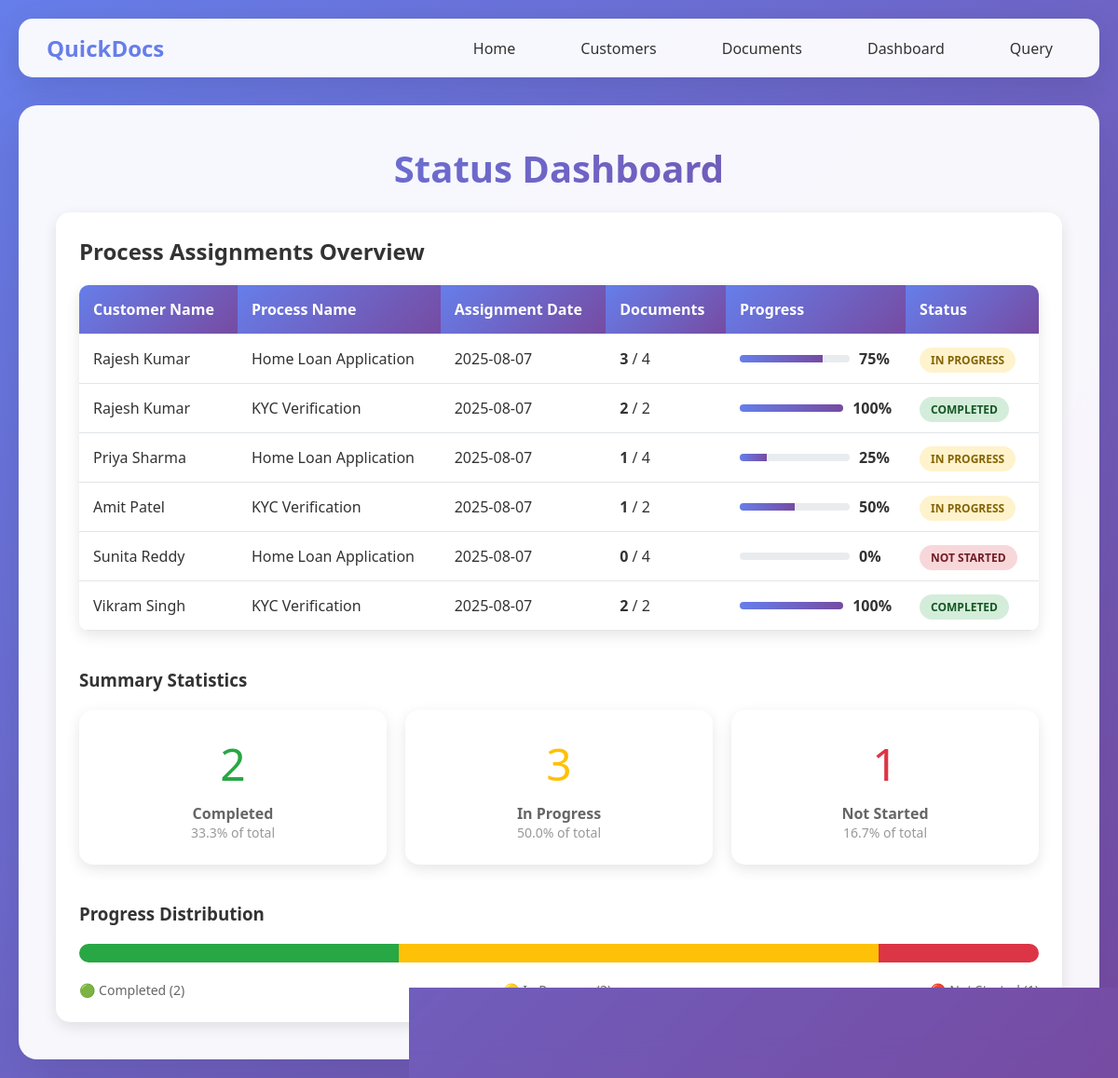
Page /dashboard on the earlier database version.
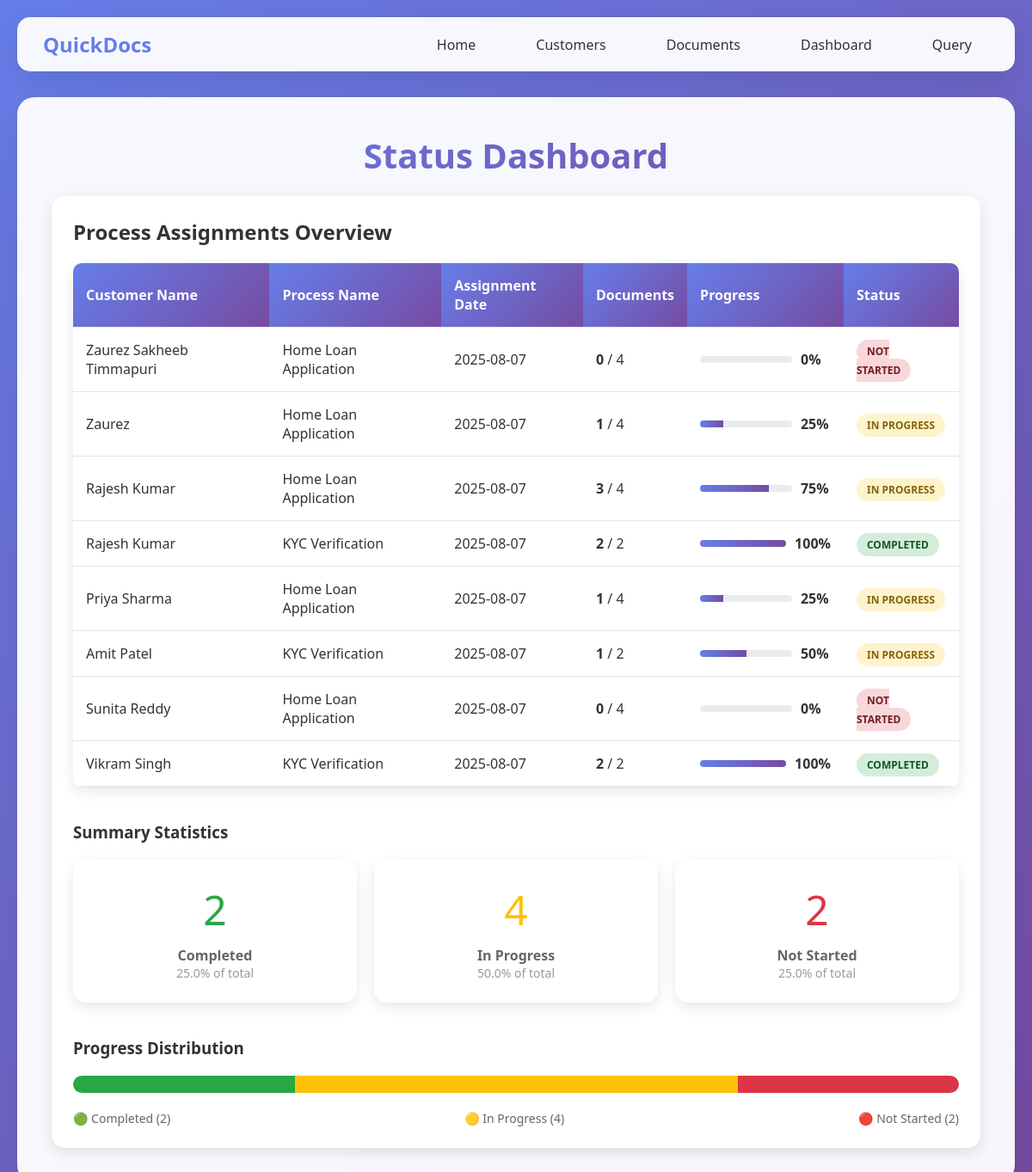
Same page on the later database version.
### tables this page shows
CREATE TABLE process_assignments (
    id INTEGER PRIMARY KEY AUTOINCREMENT,
    customer_id INTEGER NOT NULL,
    process_id INTEGER NOT NULL,
    assignment_date TIMESTAMP DEFAULT CURRENT_TIMESTAMP,
    status VARCHAR(20) DEFAULT 'pending' CHECK (status IN ('pending', 'completed')),
    completion_percentage INTEGER DEFAULT 0 CHECK (completion_percentage >= 0 AND completion_percentage <= 100),
    FOREIGN KEY (customer_id) REFERENCES customers(id) ON DELETE CASCADE,
    FOREIGN KEY (process_id) REFERENCES processes(id) ON DELETE CASCADE,
    UNIQUE(customer_id, process_id)
);

CREATE TABLE customers (
    id INTEGER PRIMARY KEY AUTOINCREMENT,
    name VARCHAR(100) NOT NULL,
    email VARCHAR(100) UNIQUE NOT NULL,
    phone VARCHAR(15) NOT NULL,
    registration_date TIMESTAMP DEFAULT CURRENT_TIMESTAMP
);

CREATE TABLE processes (
    id INTEGER PRIMARY KEY AUTOINCREMENT,
    name VARCHAR(100) NOT NULL UNIQUE,
    description TEXT,
    status VARCHAR(20) DEFAULT 'active' CHECK (status IN ('active', 'inactive')),
    created_at TIMESTAMP DEFAULT CURRENT_TIMESTAMP
);

### app.py (the view)
@app.route('/dashboard')
def dashboard():
    conn = get_db_connection()
    assignments = conn.execute('''
        SELECT
            pa.id,
            c.name as customer_name,
            p.name as process_name,
            pa.assignment_date,
            pa.status,
            pa.completion_percentage,
            (SELECT COUNT(*) FROM document_submissions ds
             WHERE ds.customer_id = pa.customer_id
             AND ds.process_id = pa.process_id
             AND ds.validation_status = 'approved') as documents_submitted,
            (SELECT COUNT(*) FROM process_document_requirements pdr
             WHERE pdr.process_id = pa.process_id
             AND pdr.is_required = 1) as documents_required
        FROM process_assignments pa
        JOIN customers c ON pa.customer_id = c.id
        JOIN processes p ON pa.process_id = p.id
        ORDER BY pa.assignment_date DESC
    ''').fetchall()
    conn.close()
    return render_template('dashboard.html', assignments=assignments)

### app.py (called while the page is built)
def get_db_connection():
    conn = sqlite3.connect(DATABASE)
    conn.row_factory = sqlite3.Row
    return conn

### templates/dashboard.html (shortened to what this page needs)
{% extends "base.html" %}
{% block content %}
<h1>Status Dashboard</h1>
<div class="card">
    <h2>Process Assignments Overview</h2>
    {% if assignments %}
    <table class="table">
        <thead>
            <tr>
                <th>Customer Name</th>
                <th>Process Name</th>
                <th>Assignment Date</th>
                <th>Documents</th>
                <th>Progress</th>
                <th>Status</th>
            </tr>
        </thead>
        <tbody>
            {% for assignment in assignments %}
            <tr>
                <td>{{ assignment.customer_name }}</td>
                <td>{{ assignment.process_name }}</td>
                <td>{{ assignment.assignment_date.split(' ')[0] }}</td>
                <td>
                    <span style="font-weight: bold;">{{ assignment.documents_submitted }}</span> /
                    <span>{{ assignment.documents_required }}</span>
                </td>
                <td>
                    <div style="display: flex; align-items: center; gap: 10px;">
                        <div class="progress-bar" style="flex: 1; min-width: 100px;">
                            <div class="progress-fill" style="width: {{ assignment.completion_percentage }}%;"></div>
                        </div>
                        <span style="font-weight: bold; min-width: 35px;">{{ assignment.completion_percentage }}%</span>
                    </div>
                </td>
                <td>
                    {% if assignment.completion_percentage == 100 %}
                        <span class="status-badge status-completed">Completed</span>
                    {% elif assignment.completion_percentage > 0 %}
                        <span class="status-badge status-pending">In Progress</span>
                    {% else %}
                        <span class="status-badge status-not-started">Not Started</span>
                    {% endif %}
                </td>
            </tr>
            {% endfor %}
        </tbody>
    </table>
    <div style="margin-top: 40px;">
        <h3>Summary Statistics</h3>
        <div class="grid grid-3" style="margin-top: 20px;">
            {% set total_assignments = assignments|length %}
            {% set completed_assignments = assignments|selectattr('completion_percentage', 'equalto', 100)|list|length %}
            {% set in_progress_assignments = assignments|selectattr('completion_percentage', 'greaterthan', 0)|selectattr('completion_percentage', 'lessthan', 100)|list|length %}
            {% set not_started_assignments = assignments|selectattr('completion_percentage', 'equalto', 0)|list|length %}
            <div class="card" style="text-align: center;">
                <div style="font-size: 48px; color: #28a745; margin-bottom: 10px;">{{ completed_assignments }}</div>
                <div style="color: #666; font-weight: bold;">Completed</div>
                <div style="color: #999; font-size: 14px;">
                    {{ "%.1f"|format((completed_assignments / total_assignments * 100) if total_assignments > 0 else 0) }}% of total
                </div>
            </div>
            <div class="card" style="text-align: center;">
                <div style="font-size: 48px; color: #ffc107; margin-bottom: 10px;">{{ in_progress_assignments }}</div>
                <div style="color: #666; font-weight: bold;">In Progress</div>
                <div style="color: #999; font-size: 14px;">
                    {{ "%.1f"|format((in_progress_assignments / total_assignments * 100) if total_assignments > 0 else 0) }}% of total
                </div>
            </div>
            <div class="card" style="text-align: center;">
                <div style="font-size: 48px; color: #dc3545; margin-bottom: 10px;">{{ not_started_assignments }}</div>
                <div style="color: #666; font-weight: bold;">Not Started</div>
                <div style="color: #999; font-size: 14px;">
                    {{ "%.1f"|format((not_started_assignments / total_assignments * 100) if total_assignments > 0 else 0) }}% of total
                </div>
            </div>
        </div>
    </div>
    <div style="margin-top: 40px;">
        <h3>Progress Distribution</h3>
        <div style="display: flex; height: 20px; border-radius: 10px; overflow: hidden; margin: 20px 0;">
            {% if total_assignments > 0 %}
            <div style="background: #28a745; width: {{ (completed_assignments / total_assignments * 100) }}%; height: 100%;"></div>
            <div style="background: #ffc107; width: {{ (in_progress_assignments / total_assignments * 100) }}%; height: 100%;"></div>
            <div style="background: #dc3545; width: {{ (not_started_assignments / total_assignments * 100) }}%; height: 100%;"></div>
            {% else %}
            <div style="background: #e9ecef; width: 100%; height: 100%;"></div>
            {% endif %}
        </div>
        <div style="display: flex; justify-content: space-between; font-size: 14px; color: #666;">
            <span>🟢 Completed ({{ completed_assignments }})</span>
            <span>🟡 In Progress ({{ in_progress_assignments }})</span>
            <span>🔴 Not Started ({{ not_started_assignments }})</span>
        </div>
    </div>
    {% endif %}
</div>
{% endblock %}

### templates/base.html (shortened to what this page needs)
<!DOCTYPE html>
<html lang="en">
<head>
</head>
<body>
    <div class="container">
        <nav class="nav">
            <ul>
                <li class="logo">QuickDocs</li>
                <li><a href="{{ url_for('index') }}">Home</a></li>
                <li><a href="{{ url_for('customers') }}">Customers</a></li>
                <li><a href="{{ url_for('documents') }}">Documents</a></li>
                <li><a href="{{ url_for('dashboard') }}">Dashboard</a></li>
                <li><a href="{{ url_for('query_interface') }}">Query</a></li>
            </ul>
        </nav>
        <div class="content">
            {% block content %}{% endblock %}
        </div>
    </div>
</body>
</html>

### templates/base.html (style rules this page uses)
* { margin: 0; padding: 0; box-sizing: border-box; }
body { font-family: 'Segoe UI', Tahoma, Geneva, Verdana, sans-serif; background: linear-gradient(135deg, #667eea 0%, #764ba2 100%); min-height: 100vh; color: #333; }
.container { max-width: 1200px; margin: 0 auto; padding: 20px; }
.nav { background: rgba(255, 255, 255, 0.95); backdrop-filter: blur(10px); border-radius: 15px; padding: 15px 30px; margin-bottom: 30px; box-shadow: 0 8px 32px rgba(0, 0, 0, 0.1); }
.nav ul { list-style: none; display: flex; gap: 30px; align-items: center; }
.nav .logo { font-size: 24px; font-weight: bold; color: #667eea; margin-right: auto; }
.nav a { text-decoration: none; color: #333; font-weight: 500; padding: 10px 20px; border-radius: 8px; transition: all 0.3s ease; }
.content { background: rgba(255, 255, 255, 0.95); backdrop-filter: blur(10px); border-radius: 20px; padding: 40px; box-shadow: 0 20px 60px rgba(0, 0, 0, 0.1); min-height: 60vh; }
h1, h2 { color: #333; margin-bottom: 20px; }
h1 { font-size: 2.5em; text-align: center; background: linear-gradient(135deg, #667eea, #764ba2); -webkit-background-clip: text; -webkit-text-fill-color: transparent; background-clip: text; }
.table { width: 100%; border-collapse: collapse; margin-top: 20px; background: white; border-radius: 10px; overflow: hidden; box-shadow: 0 5px 15px rgba(0, 0, 0, 0.1); }
.table th, .table td { padding: 15px; text-align: left; border-bottom: 1px solid #e1e5e9; }
.table th { background: linear-gradient(135deg, #667eea, #764ba2); color: white; font-weight: 600; }
.status-badge { padding: 5px 12px; border-radius: 20px; font-size: 12px; font-weight: 600; text-transform: uppercase; }
.status-completed { background: #d4edda; color: #155724; }
.status-pending { background: #fff3cd; color: #856404; }
.status-not-started { background: #f8d7da; color: #721c24; }
.progress-bar { background: #e9ecef; border-radius: 10px; height: 8px; overflow: hidden; }
.progress-fill { height: 100%; background: linear-gradient(90deg, #667eea, #764ba2); transition: width 0.3s ease; }
.grid { display: grid; gap: 20px; }
.grid-3 { grid-template-columns: repeat(3, 1fr); }
.card { background: white; border-radius: 15px; padding: 25px; box-shadow: 0 5px 15px rgba(0, 0, 0, 0.1); transition: transform 0.3s ease; }

Differences in the rows shown:
added process_assignments: customer_name "Zaurez Sakheeb Timmapuri", process_name "Home Loan Application", assignment_date "2025-08-07", documents_submitted "0", documents_required "4", completion_percentage "0", shows "NOT STARTED"
added process_assignments: customer_name "Zaurez", process_name "Home Loan Application", assignment_date "2025-08-07", documents_submitted "1", documents_required "4", completion_percentage "25", shows "IN PROGRESS"
Other differences:
{{ in_progress_assignments }}: "3" → "4"
{{ not_started_assignments }}: "1" → "2"
{{ (completed_assignments / total_assignments * 100) }}: 33.33333333333333 → 25.0 (drawn)
{{ (not_started_assignments / total_assignments * 100) }}: 16.666666666666664 → 25.0 (drawn)
text no longer shown: "33.3 16.7"
text now shown: "25.0 25.0"
